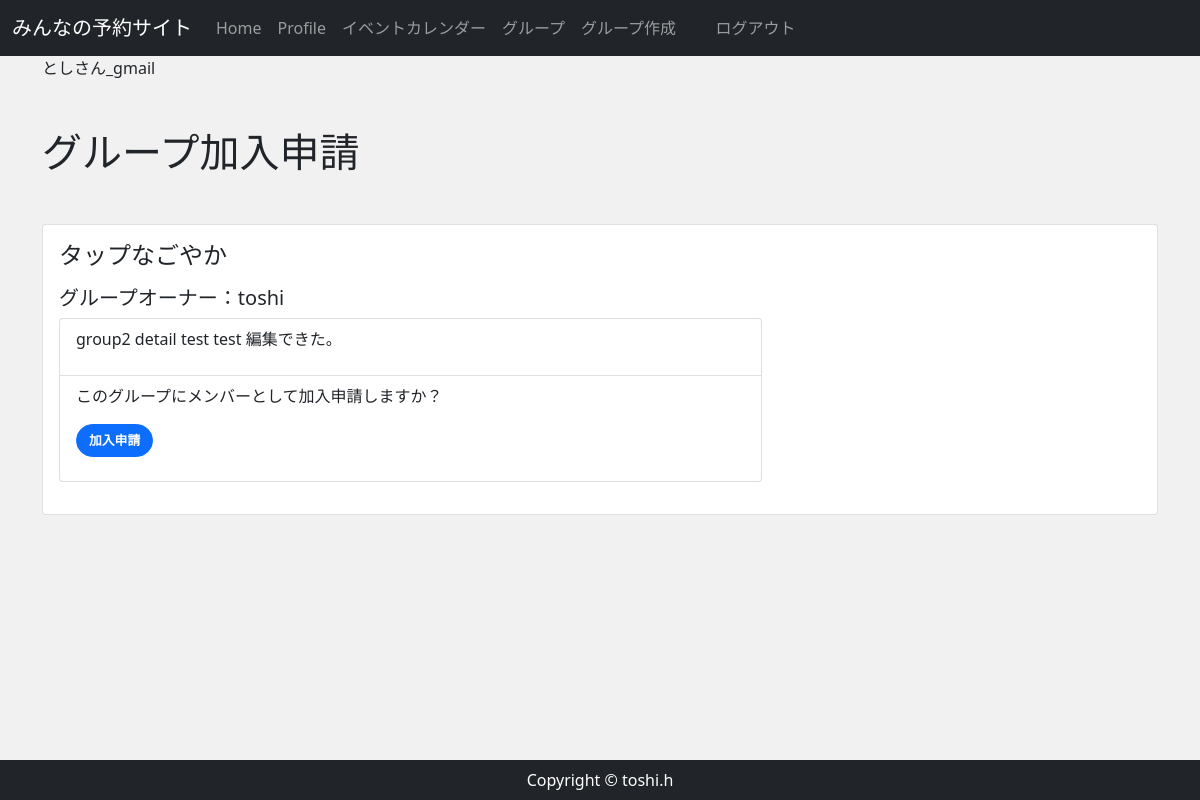
The page /group_join/2/ (signed in) on the database its author committed.
### accounts/models.py (models this page shows, shortened)
class CustomUser(AbstractBaseUser, PermissionsMixin):
    email = models.EmailField(
        verbose_name='email',
        max_length=255,
        unique=True,
        )
    first_name = models.CharField('名', max_length=150)
    last_name = models.CharField('姓', max_length=150)
    nickname = models.CharField('ニックネーム', max_length=150,  null=True, blank=True)
    active = models.BooleanField(default=True)
    staff = models.BooleanField(default=False) #staffかどうか
    admin = models.BooleanField(default=False)
    objects = UserManager()
    EMAIL_FIELD = 'email'
    USERNAME_FIELD = 'email'
    REQUIRED_FIELDS = []
    @property
    def is_active(self):
        return self.active
    class Meta(AbstractBaseUser.Meta):
        db_table = 'custom_user'

### reservation/models.py (models this page shows, shortened)
class Group(models.Model):
    group_name = models.CharField(max_length=150)
    group_detail = models.TextField()
    group_owner = models.ForeignKey(
        CustomUser,
        unique=False,
        db_index=True,
        related_name='owner',
        on_delete=models.CASCADE
    )

### reservation/views.py (the view, shortened to what this page needs)
# urls.py: path('group_join/<int:pk>/', views.GroupJoinView.as_view(), name='group_join'), #グループ加入申請
class GroupJoinView(LoginMixinView): #メンバー申請
    model=Group
    def get(self, request, *args, **kwargs):
        group_data = Group.objects.get(id=self.kwargs['pk'])
        return render(request, 'reservation/group_join.html',{
            'group_data': group_data,
            'staff_or_member':'メンバー',
        })

### reservation/templates/reservation/group_join.html (shortened to what this page needs)
{% extends 'reservation/base.html' %}
{% block content %}
    <div class="my-5">
        <h1>グループ加入申請</h1>
    </div>
    <div class="card mb-3 col-lg-auto" style="">
        <div class="row no-gutters">
            <div class="col-md-8">
                <div class="card-body">
                    <h4 class="card-title mb-3"><div hidden>#{{ group_data.pk }}</div>{{ group_data.group_name }}</h4>
                    <h5>グループオーナー：{{ group_data.group_owner.nickname }}</h5>
                    <ul class="list-group listgroup-flush mb-3">
                        <li class="list-group-item">
                        <p class="card-text mb-3">{{ group_data.group_detail }}</p>
                        </li>
                        <li class="list-group-item">
                        <form action="" method="POST">
                            <p>このグループに{{ staff_or_member }}として加入申請しますか？</p>
                            <p><button type="submit" class="btn btn-primary">加入申請 </button></p>
                        </form>
                        </li>
                    </ul>
                </div>
        </div>
    </div>
{% endblock %}

### reservation/templates/reservation/base.html (shortened to what this page needs)
{% load static %}
<!DOCTYPE html>
<html lang="ja">
<head>
    <link href="https://cdn.jsdelivr.net/npm/bootstrap@5.0.2/dist/css/bootstrap.min.css" rel="stylesheet">
    <link rel="stylesheet" href="{% static 'css/rsv_style.css' %}">
<nav class="navbar navbar-expand-lg bg-body-tertiary navbar-dark bg-dark" >
    <div class="container-fluid">
    <a class="navbar-brand" href="{% url 'home' %}">
    みんなの予約サイト
    </a>
    <div class="collapse navbar-collapse" id="navbarSupportedContent">
        <ul class="navbar-nav ml-auto">
        <li class="nav-item">
            <a class="nav-link" href="{% url 'home' %}">Home </a>
        </li>
        {% if user.is_authenticated %}
            <li class="nav-item">
                <a class="nav-link" href="{% url 'userprofile' user.pk %}">Profile</a>
            </li>
            <li class="nav-item">
                <a class="nav-link" href="{% url 'gp_event_cal' %}">イベントカレンダー </a>
            </li>
            <li class="nav-item">
                <a class="nav-link" href="{% url 'group' %}">グループ </a>
            </li>
            <li class="nav-item">
                <a class="nav-link" href="{% url 'group_new' %}">グループ作成 </a>
            </li>
            <li>
            <p>\t\t</p>
            </li>
            <li class="nav-item">
                <a class="nav-link" href="{% url 'account_logout' %}">ログアウト </a>
            </li>
        {% endif %}
        </ul>
    </div>
    </nav>
    <main>
        <div class="container">
            <p >{{user.nickname}}</p>
            {% block content %}
            {% endblock %}
        </div>
    </main>
    <footer class="py-2 bg-dark">
        <p class="m-0 text-center text-white">Copyright &copy; toshi.h</p>
    </footer>
</body>
</html>

### reservation/static/css/rsv_style.css (style rules this page uses)
* { margin: 0; padding: 0; box-sizing: border-box; }
main { flex: 1; }
.btn { font-size: 80%; border-radius: 5rem; font-weight: bold; }

### rows shown on the page
CustomUser: nickname "としさん_gmail"
Group: group_name "タップなごやか", group_owner.nickname "toshi", group_detail "group2 detail test test 編集できた。"

### other values the page prints
{{ staff_or_member }} "メンバー"
